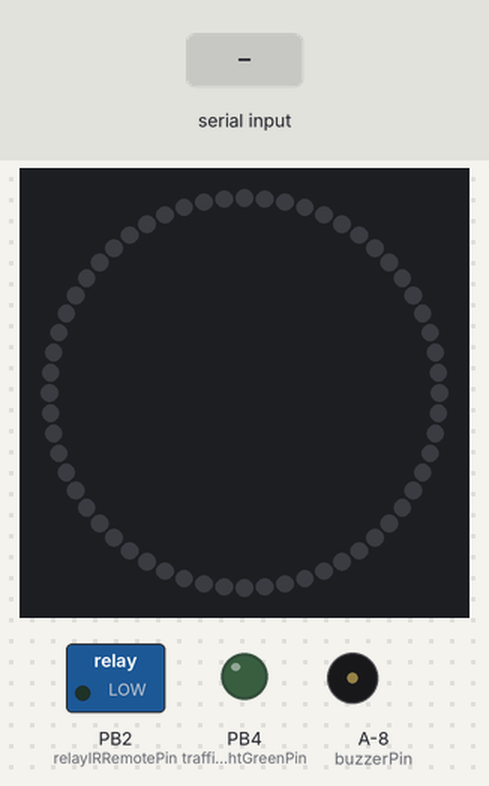
Simulated run of this sketch. Board: ATtiny85, built with avr-gcc and run on an emulated ATtiny85. On the bench: 60 RGB LEDs in a ring, first at the top, clockwise, switched loads named in the sketch (green lamp = pin HIGH), output pins drawn as LEDs (lit = HIGH), buzzer (waves = sounding). The test bench sets the inputs (shaded band). Dim RGB values are drawn brighter than linear.

Above: at 3.0 s.
3.1 s: "green" received over Serial
At 4.24 s:
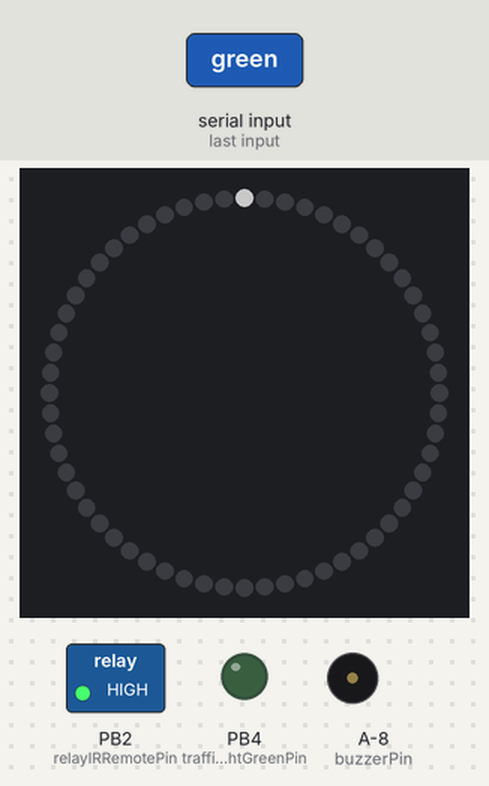
At 5.3 s:
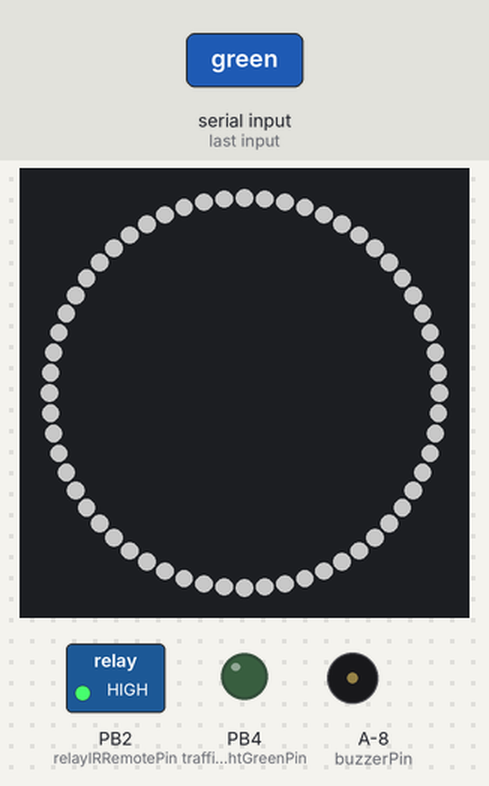
Timing chart, 0 to 12.1 s (numbered marks = the images above; inputs shaded):
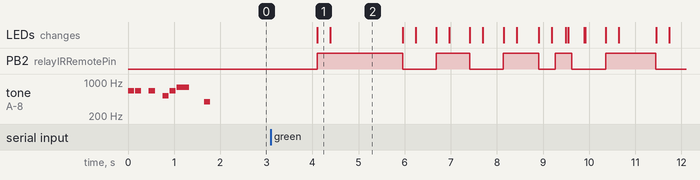

Measured:
- after the input at 3.1 s, PB2 (relayIRRemotePin): LOW → HIGH after 1.0 s, → LOW 1.9 s later, → HIGH 0.73 s later, → LOW 0.73 s later, … (10 changes in this stretch); the LEDs: change after 1.0 s (image 1)
- by itself, tone on A-8 (buzzerPin): plays 659 Hz for 0.14 s, 659 Hz for 0.14 s, 659 Hz for 0.14 s, 523 Hz for 0.14 s, 659 Hz for 0.14 s, 784 Hz for 0.27 s … (7 notes in this stretch)

The sketch:

input_machine.ino
```cpp
#define NOTE_B0 31
#define NOTE_C1 33
#define NOTE_CS1 35
#define NOTE_D1 37
#define NOTE_DS1 39
#define NOTE_E1 41
#define NOTE_F1 44
#define NOTE_FS1 46
#define NOTE_G1 49
#define NOTE_GS1 52
#define NOTE_A1 55
#define NOTE_AS1 58
#define NOTE_B1 62
#define NOTE_C2 65
#define NOTE_CS2 69
#define NOTE_D2 73
#define NOTE_DS2 78
#define NOTE_E2 82
#define NOTE_F2 87
#define NOTE_FS2 93
#define NOTE_G2 98
#define NOTE_GS2 104
#define NOTE_A2 110
#define NOTE_AS2 117
#define NOTE_B2 123
#define NOTE_C3 131
#define NOTE_CS3 139
#define NOTE_D3 147
#define NOTE_DS3 156
#define NOTE_E3 165
#define NOTE_F3 175
#define NOTE_FS3 185
#define NOTE_G3 196
#define NOTE_GS3 208
#define NOTE_A3 220
#define NOTE_AS3 233
#define NOTE_B3 247
#define NOTE_C4 262
#define NOTE_CS4 277
#define NOTE_D4 294
#define NOTE_DS4 311
#define NOTE_E4 330
#define NOTE_F4 349
#define NOTE_FS4 370
#define NOTE_G4 392
#define NOTE_GS4 415
#define NOTE_A4 440
#define NOTE_AS4 466
#define NOTE_B4 494
#define NOTE_C5 523
#define NOTE_CS5 554
#define NOTE_D5 587
#define NOTE_DS5 622
#define NOTE_E5 659
#define NOTE_F5 698
#define NOTE_FS5 740
#define NOTE_G5 784
#define NOTE_GS5 831
#define NOTE_A5 880
#define NOTE_AS5 932
#define NOTE_B5 988
#define NOTE_C6 1047
#define NOTE_CS6 1109
#define NOTE_D6 1175
#define NOTE_DS6 1245
#define NOTE_E6 1319
#define NOTE_F6 1397
#define NOTE_FS6 1480
#define NOTE_G6 1568
#define NOTE_GS6 1661
#define NOTE_A6 1760
#define NOTE_AS6 1865
#define NOTE_B6 1976
#define NOTE_C7 2093
#define NOTE_CS7 2217
#define NOTE_D7 2349
#define NOTE_DS7 2489
#define NOTE_E7 2637
#define NOTE_F7 2794
#define NOTE_FS7 2960
#define NOTE_G7 3136
#define NOTE_GS7 3322
#define NOTE_A7 3520
#define NOTE_AS7 3729
#define NOTE_B7 3951
#define NOTE_C8 4186
#define NOTE_CS8 4435
#define NOTE_D8 4699
#define NOTE_DS8 4978
#define REST 0
int tempo = 200;

int melody[] = {
  NOTE_E5,
  8,
  NOTE_E5,
  8,
  REST,
  8,
  NOTE_E5,
  8,
  REST,
  8,
  NOTE_C5,
  8,
  NOTE_E5,
  8,  //1
  NOTE_G5,
  4,
  REST,
  4,
  NOTE_G4,
  8,
  REST,
  4,

};
int notes = sizeof(melody) / sizeof(melody[0]) / 2;
// this calculates the duration of a whole note in ms
int wholenote = (60000 * 4) / tempo;

int divider = 0, noteDuration = 0;


char programState = 'r';  //'r' for read, 's' for send

/* ----------- LED RING ----------- */
#include <Adafruit_NeoPixel.h>
#ifdef __AVR__
#include <avr/power.h>
#endif
#define PIN 3
#define NUMPIXELS 60
Adafruit_NeoPixel pixels(NUMPIXELS, PIN, NEO_GRB + NEO_KHZ800);
#define DELAYVAL 1

/* ------------------------------- */

/* ---------- BUZZER ---------- */
const int buzzerPin = 6;
bool usedBuzzer = false;
/* ---------------------------- */


/* ----------- TRAFFIC LIGHT ----------- */
const int trafficLightRedPin = 5;
const int trafficLightGreenPin = 4;
/* ------------------------------------- */


/* ----------- IR REMOTE ----------- */
const int relayIRRemotePin = 2;
/* --------------------------------- */

/* ---------- TYPEWRITER INPUTS ---------- */
const int spacebarPin = 8;
bool spacebarState = false;
bool spacebarOldState = false;

const int shiftPin = 9;
bool shiftState = false;

const int returnPin = 10;
bool returnState = false;

const int keysPin = A0;
int keysState = 0;
const int tolerance = 1;    // delta value accepted to still detect key
bool keyIsPressed = false;  // variable to block multiple key presses being registered when only on keypress was made
/* --------------------------------------- */

/* ----------- KEYS MAPPING ------------ */
int resistanceValuesArray[44] = { 921, 919, 917, 914, 912, 909, 907, 904, 901, 898, 895, 891, 886, 884, 880, 876, 871, 867, 861, 852, 850, 844, 837, 831, 823, 814, 806, 796, 785 /* 5 */, 773, 760, 745, 729, 711, 690, 667, 640, 608 /* s */, 570, 526, 472, 405 /* a */, 316, 202 };
int resistanceValuesUppercaseArray[44] = { 918, 916, 914, 911 /* - */, 909 /* ß */, 907, 904, 901, 898, 895, 891, 886, 884, 880, 876, 872, 868, 863, 857, 852, 846, 840, 833 /* z */, 826, 818, 809, 800, 790, 779 /* 5 */, 767, 753, 738, 722, 703, 682, 658, 630, 598 /* s */, 560, 515, 460, 391 /* a */, 301, 185 };
// lowercase
char mappedLettersArray[44] = { '´', 'ä', 'ü', '-', 'ß', 'ö', 'p', '.', '+', 'l', 'o', ',', '9', 'k', 'i', 'm', '8', 'j', 'u', 'n', '7', 'h', 'z', 'b', '6', 'g', 't', 'v', '5', 'f', 'r', 'c', '4', 'd', 'e', 'x', '3', 's', 'w', 'y', '2', 'a', 'q', '1' };
// uppercase
char mappedUppercaseLettersArray[44] = { '`', 'Ä', 'Ü', ' ', ':', 'Ö', 'P', '!', '/', 'L', 'O', '?', '§', 'K', 'I', 'M', '_', 'J', 'U', 'N', ')', 'H', 'Z', 'B', '(', 'G', 'T', 'V', '&', 'F', 'R', 'C', '%', 'D', 'E', 'X', '=', 'S', 'W', 'Y', '23', 'A', 'Q', ';' };
/* ------------------------------------- */


#define SAMPLING_TIME 200
int bytes_counter = 20;
int total_bytes;
bool transmit_data = true;
char* text = "T";
String textToSend;
void setup() {
  Serial.begin(9600);
  setupLedRing();
  pinMode(buzzerPin, OUTPUT);
  pinMode(trafficLightRedPin, OUTPUT);
  pinMode(trafficLightGreenPin, OUTPUT);
  pinMode(relayIRRemotePin, OUTPUT);
  pinMode(spacebarPin, INPUT_PULLUP);
  pinMode(shiftPin, INPUT_PULLUP);
  pinMode(returnPin, INPUT_PULLUP);
  pinMode(keysPin, INPUT);
  total_bytes = textToSend.length();
}

void setupLedRing() {
#if defined(__AVR_ATtiny85__) && (F_CPU == 16000000)
  clock_prescale_set(clock_div_1);
#endif
  pixels.begin();
}

void loop() {
  switch (programState) {
    case 'r':
      usedBuzzer = false;
      changeTrafficLight("green");
      runReadLoop();
      break;
    case 'w': /* wait to send signal */
      loopWait();
      break;
    case 's':
      /* run once */
      bool ranSendFunc = false;
      if (!ranSendFunc) {
        runSendLoop();
        ranSendFunc = true;
      }
      programState = 'r';
      break;
  }
  /*   Serial.println(analogRead(keysPin));
  changeTrafficLight("green");
  digitalWrite(relayIRRemotePin, HIGH);
  writeLeds("on");
  delay(5000);
  changeTrafficLight("red");
  digitalWrite(relayIRRemotePin, LOW);
  writeLeds("off");
  delay(5000); */
  /* bytes_counter = total_bytes;
  while (transmit_data) {
    byte currentByte = text[total_bytes - bytes_counter];
    Serial.print("current byte: ");
    Serial.print(currentByte);
    Serial.println(text[total_bytes - bytes_counter]);
    transmit_byte(text[total_bytes - bytes_counter]);
    bytes_counter--;
    if (bytes_counter == 0) {
      transmit_data = false;
    }
  }
  transmit_data = true; */
}

void loopWait() {
  changeTrafficLight("red");
  if (!usedBuzzer) {
    activateBuzzer();
  }
  if (Serial.available()) {
    textToSend = Serial.readString();
    if (textToSend == "cancel4321") {
      programState = 'r';
      Serial.println("cancel4321");
    } else {
      programState = 's';
    }
  }
}

void activateBuzzer() {
  for (int thisNote = 0; thisNote < notes * 2; thisNote = thisNote + 2) {

    // calculates the duration of each note
    divider = melody[thisNote + 1];
    if (divider > 0) {
      // regular note, just proceed
      noteDuration = (wholenote) / divider;
    } else if (divider < 0) {
      // dotted notes are represented with negative durations!!
      noteDuration = (wholenote) / abs(divider);
      noteDuration *= 1.5;  // increases the duration in half for dotted notes
    }

    // we only play the note for 90% of the duration, leaving 10% as a pause
    tone(buzzerPin, melody[thisNote], noteDuration * 0.9);

    // Wait for the specief duration before playing the next note.
    delay(noteDuration);

    // stop the waveform generation before the next note.
    noTone(buzzerPin);
  }
  usedBuzzer = true;
}

void runReadLoop() {
  updateValueReadings();
  detectReturnPress();
  detectSpacebarPress();
  detectKeyPress();
}

void updateValueReadings() {
  spacebarOldState = spacebarState;
  keysState = analogRead(keysPin);
  shiftState = digitalRead(shiftPin);
  spacebarState = digitalRead(spacebarPin);
  returnState = !digitalRead(returnPin);
  /* debugInputs(); */
}

void debugInputs() {
  Serial.print("keys: ");
  Serial.print(keysState);
  Serial.print("; shift: ");
  Serial.print(shiftState);
  Serial.print("; spacebar: ");
  Serial.print(spacebarState);
  Serial.print("; return: ");
  Serial.print(returnState);
  Serial.println("");
}

void detectReturnPress() {
  if (returnState) {
    Serial.println("");
    Serial.println("");
    programState = 'w';
  }
}

void detectKeyPress() {
  if (shiftState) {
    for (int i = 0; i < sizeof resistanceValuesUppercaseArray / sizeof resistanceValuesUppercaseArray[0]; i++) {
      if (keysState > resistanceValuesUppercaseArray[i] - tolerance && keysState < resistanceValuesUppercaseArray[i] + tolerance && !keyIsPressed) {
        Serial.print(mappedUppercaseLettersArray[i]);
        while (keysState < 1023) {
          keysState = analogRead(keysPin);
          keyIsPressed = true;
        }
        keyIsPressed = false;
        delay(100);
        return;
      }
    }
  } else {
    for (int i = 0; i < sizeof resistanceValuesArray / sizeof resistanceValuesArray[0]; i++) {

      if (keysState > resistanceValuesArray[i] - tolerance && keysState < resistanceValuesArray[i] + tolerance && !keyIsPressed) {
        Serial.print(mappedLettersArray[i]);
        while (keysState < 1023) {
          keysState = analogRead(keysPin);
          keyIsPressed = true;
        }
        keyIsPressed = false;
        delay(100);
        return;
      }
    }
  }
}

void detectSpacebarPress() {
  if (spacebarState && spacebarState != spacebarOldState) {
    Serial.print(" ");
    while (spacebarState) {
      updateValueReadings();
    }
    delay(100);
  }
}

void changeTrafficLight(String option) {
  if (option == "green") {
    digitalWrite(trafficLightRedPin, LOW);
    digitalWrite(trafficLightGreenPin, HIGH);
  } else {
    digitalWrite(trafficLightRedPin, HIGH);
    digitalWrite(trafficLightGreenPin, LOW);
  }
}

void writeLeds(String state) {
  if (state == "on") {
    for (int i = 0; i < NUMPIXELS; i++) {  // For each pixel...
      pixels.setPixelColor(i, pixels.Color(128, 128, 128));
      pixels.show();
      /* delay(DELAYVAL); */
    }
  } else if (state == "off") {
    for (int i = NUMPIXELS - 1; i >= 0; i--) {
      pixels.setPixelColor(i, pixels.Color(0, 0, 0));
      pixels.show();
      /* delay(DELAYVAL); */
    }
  }
}

void runSendLoop() {
  total_bytes = textToSend.length();
  bytes_counter = total_bytes;
  while (transmit_data) {
    digitalWrite(relayIRRemotePin, LOW);
    byte currentByte = textToSend[total_bytes - bytes_counter];
    /* Serial.print(currentByte); */
    /* Serial.print("current byte: ");
    Serial.print(currentByte);
    Serial.println(text[total_bytes - bytes_counter]); */
    transmit_byte(textToSend[total_bytes - bytes_counter]);

    bytes_counter--;
    if (bytes_counter == 0) {
      transmit_data = false;
    }
  }
  /* programState = 'r'; */
  transmit_data = true;
  Serial.println("sendBackground4321");
}

void transmit_byte(char data_byte) {
  digitalWrite(relayIRRemotePin, HIGH);
  writeLeds(true);

  delay((SAMPLING_TIME * 3) - 123);
  for (int i = 0; i < 8; i++) {
    unsigned long startMillis = millis();
    bool currentBit = (data_byte >> i) & 0x01;
    /* Serial.print(currentBit); */
    digitalWrite(relayIRRemotePin, currentBit);
    writeLeds(currentBit);
    delay(SAMPLING_TIME - 123);
    /* Serial.print(" took: ");
    Serial.println(millis() - startMillis); */
  }
  digitalWrite(relayIRRemotePin, LOW);  //Return to IDLE state
  writeLeds(false);
  delay(SAMPLING_TIME - 123);
}

void writeLeds(bool state) {
  if (state == true) {
    for (int i = 0; i < NUMPIXELS; i++) {  // For each pixel...
      pixels.setPixelColor(i, pixels.Color(100, 100, 100));

      pixels.show();

      delay(DELAYVAL);
    }
  } else if (state == false) {
    for (int i = NUMPIXELS - 1; i >= 0; i--) {  // For each pixel...
      pixels.setPixelColor(i, pixels.Color(0, 0, 0));
      pixels.show();
      delay(DELAYVAL);
    }
  }
}
```
